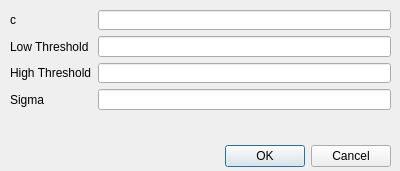
<?xml version="1.0" encoding="UTF-8"?>
<ui version="4.0">
 <class>FormCanny</class>
 <widget class="QDialog" name="FormCanny">
  <property name="geometry">
   <rect>
    <x>0</x>
    <y>0</y>
    <width>400</width>
    <height>171</height>
   </rect>
  </property>
  <property name="windowTitle">
   <string>Dialog</string>
  </property>
  <widget class="QDialogButtonBox" name="buttonBox">
   <property name="geometry">
    <rect>
     <x>50</x>
     <y>140</y>
     <width>341</width>
     <height>32</height>
    </rect>
   </property>
   <property name="orientation">
    <enum>Qt::Horizontal</enum>
   </property>
   <property name="standardButtons">
    <set>QDialogButtonBox::Cancel|QDialogButtonBox::Ok</set>
   </property>
  </widget>
  <widget class="QWidget" name="formLayoutWidget">
   <property name="geometry">
    <rect>
     <x>10</x>
     <y>10</y>
     <width>381</width>
     <height>100</height>
    </rect>
   </property>
   <layout class="QFormLayout" name="formLayout">
    <item row="0" column="0">
     <widget class="QLabel" name="label">
      <property name="text">
       <string>c</string>
      </property>
     </widget>
    </item>
    <item row="1" column="0">
     <widget class="QLabel" name="label_2">
      <property name="text">
       <string>Low Threshold</string>
      </property>
     </widget>
    </item>
    <item row="2" column="0">
     <widget class="QLabel" name="label_3">
      <property name="text">
       <string>High Threshold</string>
      </property>
     </widget>
    </item>
    <item row="3" column="0">
     <widget class="QLabel" name="label_4">
      <property name="text">
       <string>Sigma</string>
      </property>
     </widget>
    </item>
    <item row="0" column="1">
     <widget class="QLineEdit" name="lineEdit"/>
    </item>
    <item row="1" column="1">
     <widget class="QLineEdit" name="lineEdit_2"/>
    </item>
    <item row="2" column="1">
     <widget class="QLineEdit" name="lineEdit_3"/>
    </item>
    <item row="3" column="1">
     <widget class="QLineEdit" name="lineEdit_4"/>
    </item>
   </layout>
  </widget>
 </widget>
 <resources/>
 <connections>
  <connection>
   <sender>buttonBox</sender>
   <signal>accepted()</signal>
   <receiver>FormCanny</receiver>
   <slot>accept()</slot>
   <hints>
    <hint type="sourcelabel">
     <x>248</x>
     <y>254</y>
    </hint>
    <hint type="destinationlabel">
     <x>157</x>
     <y>274</y>
    </hint>
   </hints>
  </connection>
  <connection>
   <sender>buttonBox</sender>
   <signal>rejected()</signal>
   <receiver>FormCanny</receiver>
   <slot>reject()</slot>
   <hints>
    <hint type="sourcelabel">
     <x>316</x>
     <y>260</y>
    </hint>
    <hint type="destinationlabel">
     <x>286</x>
     <y>274</y>
    </hint>
   </hints>
  </connection>
 </connections>
</ui>
